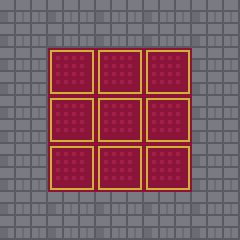

Below is a game level as drawn by its tile map, then a one-line description and the .tmx file that defines it, in full:
An orthogonal 5x5 tile map with 48x48 px tiles, 3 tile layers (floor, carpet, walls), 4 tilesets and 1 object (throne).

<map version="1.10" tiledversion="1.11.0" orientation="orthogonal" renderorder="right-down" width="5" height="5" tilewidth="48" tileheight="48" infinite="0" nextlayerid="5" nextobjectid="2">
 <tileset firstgid="1" source="../tiles/terrain/castle_floor.tsx" />
 <tileset firstgid="2" source="../tiles/terrain/red_carpet.tsx" />
 <tileset firstgid="3" source="../tiles/architecture/castle_wall.tsx" />
 <tileset firstgid="4" source="../tiles/props/throne.tsx" />
 <layer id="1" name="floor" width="5" height="5">
  <data encoding="csv">
1,1,1,1,1,
1,1,1,1,1,
1,1,1,1,1,
1,1,1,1,1,
1,1,1,1,1
  </data>
 </layer>
 <layer id="2" name="carpet" width="5" height="5">
  <data encoding="csv">
0,2,2,2,0,
0,2,2,2,0,
0,2,2,2,0,
0,2,2,2,0,
0,2,2,2,0
  </data>
 </layer>
 <layer id="3" name="walls" width="5" height="5">
  <data encoding="csv">
3,3,3,3,3,
3,0,0,0,3,
3,0,0,0,3,
3,0,0,0,3,
3,3,3,3,3
  </data>
 </layer>
 <objectgroup id="4" name="props">
  <object id="1" name="throne" type="throne" gid="4" x="96" y="192">
   <properties>
    <property name="interact" value="talkToLordBritish" />
   </properties>
  </object>
 </objectgroup>
</map>
